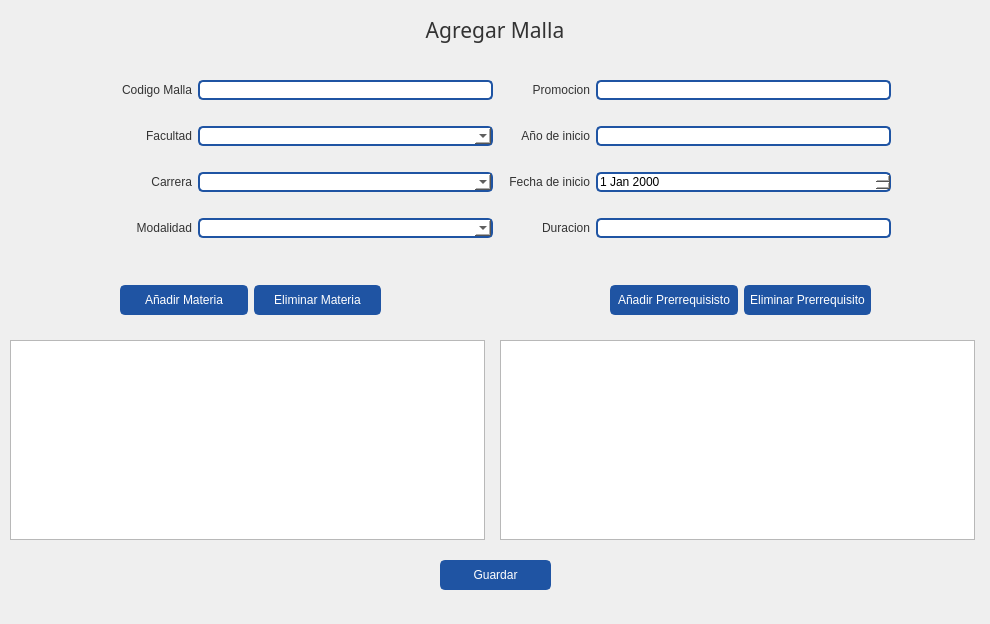
<?xml version="1.0" encoding="UTF-8"?>
<ui version="4.0">
 <class>CargarMalla</class>
 <widget class="QWidget" name="CargarMalla">
  <property name="windowModality">
   <enum>Qt::ApplicationModal</enum>
  </property>
  <property name="geometry">
   <rect>
    <x>0</x>
    <y>0</y>
    <width>990</width>
    <height>624</height>
   </rect>
  </property>
  <property name="minimumSize">
   <size>
    <width>500</width>
    <height>270</height>
   </size>
  </property>
  <property name="maximumSize">
   <size>
    <width>3000</width>
    <height>3000</height>
   </size>
  </property>
  <property name="windowTitle">
   <string>Cargar Producto</string>
  </property>
  <property name="windowIcon">
   <iconset resource="../resources.qrc">
    <normaloff>:/icons/images/icons/cil-pencil.png</normaloff>:/icons/images/icons/cil-pencil.png</iconset>
  </property>
  <property name="styleSheet">
   <string notr="true">QWidget{
	color: #333;
	font: 9pt &quot;Segoe UI&quot;;
}
/* ----------------- LineEdit  ----------------- */
QLineEdit {
	border-radius: 5px;
	border: 2px solid #1F54A3;
	padding-left: 10px;
	selection-color: white;
	selection-background-color: #2A3C57;
    color: black;
}
QLineEdit:hover {
	border: 2px solid rgb(98, 114, 164);
}
QLineEdit:focus {
	border: 2px solid #2A3C57;
}



/* ----------------- Button ----------------- */
QPushButton {
	border: 2px solid #1F54A3;
	border-radius: 5px;	
	background-color: #1F54A3;
	color:white;
}
 QPushButton:hover {
	background-color: #286FD6;
	border: 2px solid #286FD6;
}
 QPushButton:pressed {	
	background-color: #2A3C57;
	border: 2px solid #2A3C57;
}

/* ----------------- CheckBox ----------------- */

QCheckBox::indicator {
	border : 1px solid #6272a4;
	width: 15px;
	height: 15px;
	border-radius: 15px;
    background: #6272a4;
}
QCheckBox::indicator:hover {
	background-color: #286FD6;
	border : 1px solid #286FD6;
}
QCheckBox::indicator:checked {
	border : 1px solid #1F54A3;
    background: 3px solid #1F54A3;	
	background-image: url(:/icons/images/icons/cil-check-alt.png);
}


/* ----------------- QDateEdit ----------------- */
QDateTimeEdit{
	background-color: white;
	border-radius: 5px;
	border: 2px solid #1F54A3;
    color: black;
}
QDateTimeEdit:hover{
	border: 2px solid #7284b9;
}

QDateTimeEdit:focus {
	border: 2px solid #2A3C57;
}


QDateTimeEdit::up-button {
    border-image: url(:/icons/images/icons/cil-arrow-top.png); 
}

QDateTimeEdit::down-button {
    border-image: url(:/icons/images/icons/cil-arrow-bottom.png);
}














</string>
  </property>
  <widget class="QLabel" name="label">
   <property name="geometry">
    <rect>
     <x>0</x>
     <y>0</y>
     <width>990</width>
     <height>60</height>
    </rect>
   </property>
   <property name="font">
    <font>
     <family>Microsoft YaHei UI Light</family>
     <pointsize>16</pointsize>
     <weight>3</weight>
     <italic>false</italic>
     <bold>false</bold>
    </font>
   </property>
   <property name="styleSheet">
    <string notr="true">font: 25 16pt &quot;Microsoft YaHei UI Light&quot;;</string>
   </property>
   <property name="text">
    <string>Agregar Malla</string>
   </property>
   <property name="alignment">
    <set>Qt::AlignCenter</set>
   </property>
  </widget>
  <widget class="QPushButton" name="btn_guardar_malla">
   <property name="geometry">
    <rect>
     <x>440</x>
     <y>560</y>
     <width>111</width>
     <height>30</height>
    </rect>
   </property>
   <property name="minimumSize">
    <size>
     <width>100</width>
     <height>30</height>
    </size>
   </property>
   <property name="maximumSize">
    <size>
     <width>150</width>
     <height>30</height>
    </size>
   </property>
   <property name="text">
    <string>Guardar</string>
   </property>
  </widget>
  <widget class="QWidget" name="gridLayoutWidget">
   <property name="geometry">
    <rect>
     <x>100</x>
     <y>60</y>
     <width>791</width>
     <height>201</height>
    </rect>
   </property>
   <layout class="QGridLayout" name="gridLayout">
    <item row="0" column="2">
     <widget class="QLabel" name="label_10">
      <property name="text">
       <string>Promocion</string>
      </property>
      <property name="alignment">
       <set>Qt::AlignRight|Qt::AlignTrailing|Qt::AlignVCenter</set>
      </property>
     </widget>
    </item>
    <item row="2" column="3">
     <widget class="QDateEdit" name="date_fecha_inicio"/>
    </item>
    <item row="1" column="0">
     <widget class="QLabel" name="label_11">
      <property name="text">
       <string>Facultad</string>
      </property>
      <property name="alignment">
       <set>Qt::AlignRight|Qt::AlignTrailing|Qt::AlignVCenter</set>
      </property>
     </widget>
    </item>
    <item row="2" column="2">
     <widget class="QLabel" name="label_13">
      <property name="text">
       <string>Fecha de inicio</string>
      </property>
      <property name="alignment">
       <set>Qt::AlignRight|Qt::AlignTrailing|Qt::AlignVCenter</set>
      </property>
     </widget>
    </item>
    <item row="3" column="3">
     <widget class="QLineEdit" name="txt_duracion">
      <property name="enabled">
       <bool>true</bool>
      </property>
      <property name="minimumSize">
       <size>
        <width>0</width>
        <height>0</height>
       </size>
      </property>
      <property name="maximumSize">
       <size>
        <width>295</width>
        <height>16777215</height>
       </size>
      </property>
      <property name="clearButtonEnabled">
       <bool>false</bool>
      </property>
     </widget>
    </item>
    <item row="0" column="1">
     <widget class="QLineEdit" name="txt_cod_malla">
      <property name="enabled">
       <bool>true</bool>
      </property>
      <property name="minimumSize">
       <size>
        <width>0</width>
        <height>0</height>
       </size>
      </property>
      <property name="maximumSize">
       <size>
        <width>295</width>
        <height>16777215</height>
       </size>
      </property>
      <property name="clearButtonEnabled">
       <bool>false</bool>
      </property>
     </widget>
    </item>
    <item row="3" column="0">
     <widget class="QLabel" name="label_12">
      <property name="text">
       <string>Modalidad</string>
      </property>
      <property name="alignment">
       <set>Qt::AlignRight|Qt::AlignTrailing|Qt::AlignVCenter</set>
      </property>
     </widget>
    </item>
    <item row="0" column="3">
     <widget class="QLineEdit" name="txt_promocion">
      <property name="enabled">
       <bool>true</bool>
      </property>
      <property name="minimumSize">
       <size>
        <width>0</width>
        <height>0</height>
       </size>
      </property>
      <property name="maximumSize">
       <size>
        <width>295</width>
        <height>16777215</height>
       </size>
      </property>
      <property name="clearButtonEnabled">
       <bool>false</bool>
      </property>
     </widget>
    </item>
    <item row="3" column="2">
     <widget class="QLabel" name="label_14">
      <property name="text">
       <string>Duracion</string>
      </property>
      <property name="alignment">
       <set>Qt::AlignRight|Qt::AlignTrailing|Qt::AlignVCenter</set>
      </property>
     </widget>
    </item>
    <item row="1" column="1">
     <widget class="QComboBox" name="cbo_facultad">
      <property name="styleSheet">
       <string notr="true">/* ----------------- QComboBox ----------------- */
QComboBox{
	background-color: white;
	border-radius: 5px;
	border: 2px solid #1F54A3;
    color: black;
}
QComboBox:hover{
	border: 2px solid #7284b9;
}
QComboBox::drop-down {
	subcontrol-origin: padding;
	subcontrol-position: top right;
	width: 25px; 
	border-left-width: 3px;
	border-left-color: white;
	border-left-style: solid;
	border-top-right-radius: 3px;
	background-image:url(:/icons/images/icons/cil-arrow-bottom.png);
	border-bottom-right-radius: 3px;	
	background-position: center;
	background-repeat: no-reperat;
 }

QComboBox QAbstractItemView {
	color: white;	
	background-color: #1F54A3;
	
	selection-background-color: #1F54A3;
}

</string>
      </property>
     </widget>
    </item>
    <item row="1" column="3">
     <widget class="QLineEdit" name="txt_ano_inicio">
      <property name="enabled">
       <bool>true</bool>
      </property>
      <property name="minimumSize">
       <size>
        <width>0</width>
        <height>0</height>
       </size>
      </property>
      <property name="maximumSize">
       <size>
        <width>295</width>
        <height>16777215</height>
       </size>
      </property>
      <property name="clearButtonEnabled">
       <bool>false</bool>
      </property>
     </widget>
    </item>
    <item row="2" column="1">
     <widget class="QComboBox" name="cbo_carrera">
      <property name="styleSheet">
       <string notr="true">/* ----------------- QComboBox ----------------- */
QComboBox{
	background-color: white;
	border-radius: 5px;
	border: 2px solid #1F54A3;
    color: black;
}
QComboBox:hover{
	border: 2px solid #7284b9;
}
QComboBox::drop-down {
	subcontrol-origin: padding;
	subcontrol-position: top right;
	width: 25px; 
	border-left-width: 3px;
	border-left-color: white;
	border-left-style: solid;
	border-top-right-radius: 3px;
	background-image:url(:/icons/images/icons/cil-arrow-bottom.png);
	border-bottom-right-radius: 3px;	
	background-position: center;
	background-repeat: no-reperat;
 }

QComboBox QAbstractItemView {
	color: white;	
	background-color: #1F54A3;
	
	selection-background-color: #1F54A3;
}

</string>
      </property>
     </widget>
    </item>
    <item row="3" column="1">
     <widget class="QComboBox" name="cbo_modalidad">
      <property name="styleSheet">
       <string notr="true">/* ----------------- QComboBox ----------------- */
QComboBox{
	background-color: white;
	border-radius: 5px;
	border: 2px solid #1F54A3;
    color: black;
}
QComboBox:hover{
	border: 2px solid #7284b9;
}
QComboBox::drop-down {
	subcontrol-origin: padding;
	subcontrol-position: top right;
	width: 25px; 
	border-left-width: 3px;
	border-left-color: white;
	border-left-style: solid;
	border-top-right-radius: 3px;
	background-image:url(:/icons/images/icons/cil-arrow-bottom.png);
	border-bottom-right-radius: 3px;	
	background-position: center;
	background-repeat: no-reperat;
 }

QComboBox QAbstractItemView {
	color: white;	
	background-color: #1F54A3;
	
	selection-background-color: #1F54A3;
}

</string>
      </property>
     </widget>
    </item>
    <item row="1" column="2">
     <widget class="QLabel" name="label_16">
      <property name="text">
       <string>Año de inicio</string>
      </property>
      <property name="alignment">
       <set>Qt::AlignRight|Qt::AlignTrailing|Qt::AlignVCenter</set>
      </property>
     </widget>
    </item>
    <item row="2" column="0">
     <widget class="QLabel" name="label_8">
      <property name="text">
       <string>Carrera</string>
      </property>
      <property name="alignment">
       <set>Qt::AlignRight|Qt::AlignTrailing|Qt::AlignVCenter</set>
      </property>
     </widget>
    </item>
    <item row="0" column="0">
     <widget class="QLabel" name="label_15">
      <property name="text">
       <string>Codigo Malla</string>
      </property>
      <property name="alignment">
       <set>Qt::AlignRight|Qt::AlignTrailing|Qt::AlignVCenter</set>
      </property>
     </widget>
    </item>
   </layout>
  </widget>
  <widget class="QTableView" name="table_materia">
   <property name="geometry">
    <rect>
     <x>10</x>
     <y>340</y>
     <width>475</width>
     <height>200</height>
    </rect>
   </property>
  </widget>
  <widget class="QWidget" name="horizontalLayoutWidget">
   <property name="geometry">
    <rect>
     <x>120</x>
     <y>270</y>
     <width>261</width>
     <height>61</height>
    </rect>
   </property>
   <layout class="QHBoxLayout" name="horizontalLayout">
    <item>
     <widget class="QPushButton" name="btn_anadir_materia">
      <property name="minimumSize">
       <size>
        <width>100</width>
        <height>30</height>
       </size>
      </property>
      <property name="maximumSize">
       <size>
        <width>200</width>
        <height>30</height>
       </size>
      </property>
      <property name="text">
       <string>Añadir Materia</string>
      </property>
     </widget>
    </item>
    <item>
     <widget class="QPushButton" name="btn_eliminar_materia">
      <property name="minimumSize">
       <size>
        <width>100</width>
        <height>30</height>
       </size>
      </property>
      <property name="maximumSize">
       <size>
        <width>200</width>
        <height>30</height>
       </size>
      </property>
      <property name="text">
       <string>Eliminar Materia</string>
      </property>
     </widget>
    </item>
   </layout>
  </widget>
  <widget class="QTableView" name="table_materia_2">
   <property name="geometry">
    <rect>
     <x>500</x>
     <y>340</y>
     <width>475</width>
     <height>200</height>
    </rect>
   </property>
  </widget>
  <widget class="QWidget" name="horizontalLayoutWidget_2">
   <property name="geometry">
    <rect>
     <x>610</x>
     <y>270</y>
     <width>261</width>
     <height>61</height>
    </rect>
   </property>
   <layout class="QHBoxLayout" name="horizontalLayout_2">
    <item>
     <widget class="QPushButton" name="btn_anadir_prerrequisito">
      <property name="minimumSize">
       <size>
        <width>100</width>
        <height>30</height>
       </size>
      </property>
      <property name="maximumSize">
       <size>
        <width>200</width>
        <height>30</height>
       </size>
      </property>
      <property name="text">
       <string>Añadir Prerrequisisto</string>
      </property>
     </widget>
    </item>
    <item>
     <widget class="QPushButton" name="btn_eliminar_prerrequisito">
      <property name="minimumSize">
       <size>
        <width>100</width>
        <height>30</height>
       </size>
      </property>
      <property name="maximumSize">
       <size>
        <width>200</width>
        <height>30</height>
       </size>
      </property>
      <property name="text">
       <string>Eliminar Prerrequisito</string>
      </property>
     </widget>
    </item>
   </layout>
  </widget>
 </widget>
 <tabstops>
  <tabstop>btn_guardar_malla</tabstop>
 </tabstops>
 <resources>
  <include location="../resources.qrc"/>
 </resources>
 <connections/>
</ui>
